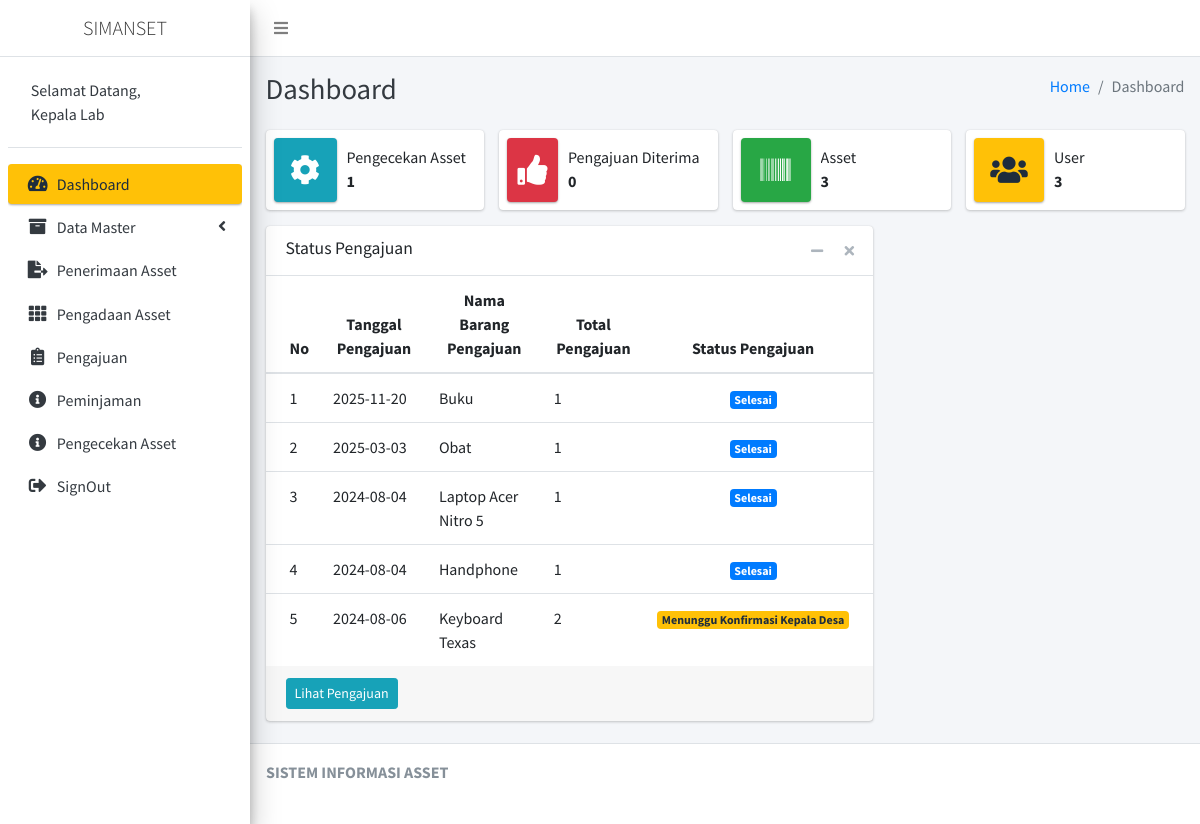
Page /index.php/Admin/cDashboard (signed in) on the committed database.
### tables this page shows
CREATE TABLE `pengajuan` (
  `id_pengajuan` int(11) NOT NULL,
  `id_user` int(11) NOT NULL,
  `nama_barang` varchar(255) NOT NULL,
  `tgl_pengajuan` varchar(15) NOT NULL,
  `total_pengajuan` int(11) NOT NULL,
  `status_pengajuan` int(11) NOT NULL,
  `alasan` varchar(255) NOT NULL
);

### application/controllers/Admin/cDashboard.php (called while the page is built, shortened)
<?php
class cDashboard extends CI_Controller
{
    public function __construct()
    {
        $this->load->model('mDashboard');
        $this->load->model('mPengajuan');
        $this->load->model('mKelolaData');
    }
    public function index()
    {
        $data = array(
            'jml' => $this->mDashboard->total(),
            'pengajuan' => $this->mPengajuan->select()
        );
        $this->load->view('Admin/Layout/head');
        $this->load->view('Admin/Layout/aside');
        $this->load->view('Admin/vDashboard', $data);
        $this->load->view('Admin/Layout/footer');
    }
}

### index.php (called while the page is built, shortened)
<?php
require_once BASEPATH.'core/CodeIgniter.php';

### application/models/mDashboard.php (called while the page is built, shortened)
<?php
class mDashboard extends CI_Model
{
    public function total()
    {
        $data['monitoring'] = $this->db->query("SELECT COUNT(id_monitoring) as jml_monitoring FROM `monitoring`;")->row();
        $data['pengajuan'] = $this->db->query("SELECT COUNT(id_pengajuan) as jml_pengajuan FROM `pengajuan` WHERE status_pengajuan='2';")->row();
        $data['asset'] = $this->db->query("SELECT COUNT(id_asset) as jml_asset FROM `asset`;")->row();
        $data['user'] = $this->db->query("SELECT COUNT(id_user) as jml_user FROM `user`;")->row();
        $data['peminjam'] = $this->db->query("SELECT COUNT(id_peminjam) as jml_peminjam FROM `peminjam` WHERE status_peminjaman>'0';")->row();
        return $data;
    }
}

### application/models/mPengajuan.php (called while the page is built, shortened)
<?php
class mPengajuan extends CI_Model
{
    public function select()
    {
        $this->db->select('*');
        $this->db->from('pengajuan');
        $this->db->join('user', 'user.id_user = pengajuan.id_user', 'left');
        return $this->db->get()->result();
    }
}

### application/views/Admin/vDashboard.php (the view, shortened to what this page needs)
<div class="content-wrapper">
    <div class="content-header">
        <div class="container-fluid">
            <div class="row mb-2">
                <div class="col-sm-6">
                    <h1 class="m-0 text-dark">Dashboard</h1>
                </div>
                <div class="col-sm-6">
                    <ol class="breadcrumb float-sm-right">
                        <li class="breadcrumb-item"><a href="#">Home</a></li>
                        <li class="breadcrumb-item active">Dashboard</li>
                    </ol>
                </div>
            </div>
        </div>
    </div>
    <section class="content">
        <div class="container-fluid">
            <div class="row">
                <div class="col-12 col-sm-6 col-md-3">
                    <div class="info-box">
                        <span class="info-box-icon bg-info elevation-1"><i class="fas fa-cog"></i></span>
                        <div class="info-box-content">
                            <span class="info-box-text">Pengecekan Asset</span>
                            <span class="info-box-number">
                                <?= $jml['monitoring']->jml_monitoring ?>
                            </span>
                        </div>
                    </div>
                </div>
                <div class="col-12 col-sm-6 col-md-3">
                    <div class="info-box mb-3">
                        <span class="info-box-icon bg-danger elevation-1"><i class="fas fa-thumbs-up"></i></span>
                        <div class="info-box-content">
                            <span class="info-box-text">Pengajuan Diterima</span>
                            <span class="info-box-number"> <?= $jml['pengajuan']->jml_pengajuan ?></span>
                        </div>
                    </div>
                </div>
                <div class="col-12 col-sm-6 col-md-3">
                    <div class="info-box mb-3">
                        <span class="info-box-icon bg-success elevation-1"><i class="fas fa-barcode"></i></span>
                        <div class="info-box-content">
                            <span class="info-box-text">Asset</span>
                            <span class="info-box-number"> <?= $jml['asset']->jml_asset ?></span>
                        </div>
                    </div>
                </div>
                <div class="col-12 col-sm-6 col-md-3">
                    <div class="info-box mb-3">
                        <span class="info-box-icon bg-warning elevation-1"><i class="fas fa-users"></i></span>
                        <div class="info-box-content">
                            <span class="info-box-text">User</span>
                            <span class="info-box-number"> <?= $jml['user']->jml_user ?></span>
                        </div>
                    </div>
                </div>
            </div>
            <div class="row">
                <div class="col-md-8">
                    <div class="card">
                        <div class="card-header border-transparent">
                            <h3 class="card-title">Status Pengajuan</h3>
                            <div class="card-tools">
                                <button type="button" class="btn btn-tool" data-card-widget="collapse">
                                    <i class="fas fa-minus"></i>
                                </button>
                                <button type="button" class="btn btn-tool" data-card-widget="remove">
                                    <i class="fas fa-times"></i>
                                </button>
                            </div>
                        </div>
                        <div class="card-body p-0">
                            <div class="table-responsive">
                                <table class="table m-0">
                                    <thead>
                                        <tr>
                                            <th class="text-center">No</th>
                                            <th class="text-center">Tanggal Pengajuan</th>
                                            <th class="text-center">Nama Barang Pengajuan</th>
                                            <th class="text-center">Total Pengajuan</th>
                                            <th class="text-center">Status Pengajuan</th>
                                        </tr>
                                    </thead>
                                    <tbody>
                                        <?php
                                        $no = 1;
                                        foreach ($pengajuan as $key => $value) {
                                        ?>
                                            <tr>
                                                <td><?= $no++ ?></td>
                                                <td><?= $value->tgl_pengajuan ?></td>
                                                <td><?= $value->nama_barang ?></td>
                                                <td><?= $value->total_pengajuan ?></td>
                                                <td class="text-center"><?php if ($value->status_pengajuan == '0') {
                                                                        ?>
                                                        <span class="badge badge-warning">Menunggu Konfirmasi Kepala Desa</span>
                                                    <?php
                                                                        } else if ($value->status_pengajuan == '1') {
                                                    ?>
                                                        <span class="badge badge-primary">Selesai</span>
                                                    <?php
                                                                        } else {
                                                    ?>
                                                        <span class="badge badge-danger">Ditolak!</span>
                                                    <?php
                                                                        } ?>
                                                </td>
                                            </tr>
                                        <?php
                                        }
                                        ?>
                                    </tbody>
                                </table>
                            </div>
                        </div>
                        <div class="card-footer clearfix">
                            <a href="<?= base_url('Admin/cPengajuan') ?>" class="btn btn-sm btn-info float-left">Lihat Pengajuan</a>
                        </div>
                    </div>
                </div>
            </div>
        </div>
    </section>
</div>

### rows in the picture
pengajuan: tgl_pengajuan "2025-11-20", nama_barang "Buku", total_pengajuan "1", status_pengajuan "Selesai"
pengajuan: tgl_pengajuan "2025-03-03", nama_barang "Obat", total_pengajuan "1", status_pengajuan "Selesai"
pengajuan: tgl_pengajuan "2024-08-04", nama_barang "Laptop Acer Nitro 5", total_pengajuan "1", status_pengajuan "Selesai"
pengajuan: tgl_pengajuan "2024-08-04", nama_barang "Handphone", total_pengajuan "1", status_pengajuan "Selesai"
pengajuan: tgl_pengajuan "2024-08-06", nama_barang "Keyboard Texas", total_pengajuan "2", status_pengajuan "Menunggu Konfirmasi Kepala Desa"

### other values in the picture
$jml['monitoring']->jml_monitoring "1"
$jml['pengajuan']->jml_pengajuan "0"
$jml['asset']->jml_asset "3"
$jml['user']->jml_user "3"
